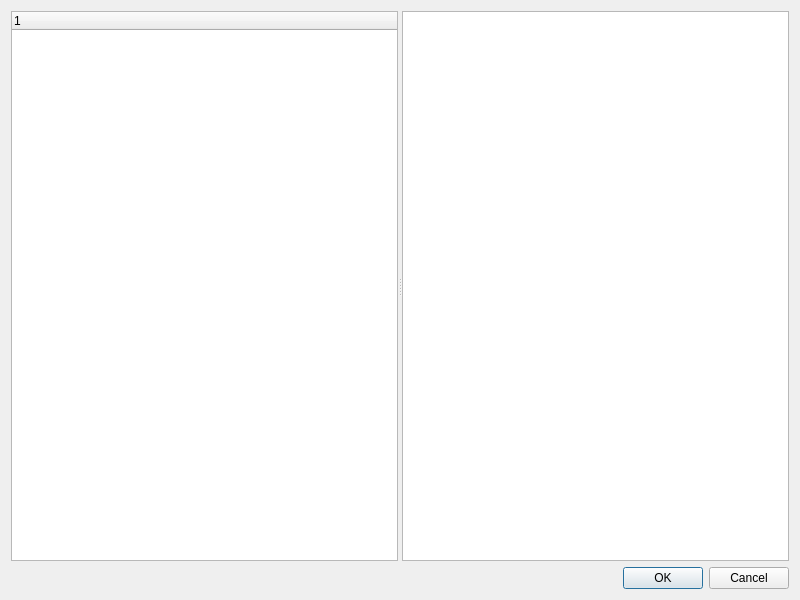
<?xml version="1.0" encoding="UTF-8"?>
<ui version="4.0">
 <class>Dialog</class>
 <widget class="QDialog" name="Dialog">
  <property name="geometry">
   <rect>
    <x>0</x>
    <y>0</y>
    <width>800</width>
    <height>600</height>
   </rect>
  </property>
  <property name="windowTitle">
   <string>Dialog</string>
  </property>
  <layout class="QVBoxLayout" name="verticalLayout">
   <item>
    <widget class="QSplitter" name="splitter">
     <property name="orientation">
      <enum>Qt::Horizontal</enum>
     </property>
     <widget class="QTreeWidget" name="treeWidget">
      <column>
       <property name="text">
        <string notr="true">1</string>
       </property>
      </column>
     </widget>
     <widget class="QPlainTextEdit" name="plainTextEdit"/>
    </widget>
   </item>
   <item>
    <widget class="QDialogButtonBox" name="buttonBox">
     <property name="standardButtons">
      <set>QDialogButtonBox::Cancel|QDialogButtonBox::Ok</set>
     </property>
    </widget>
   </item>
  </layout>
 </widget>
 <resources/>
 <connections/>
</ui>
